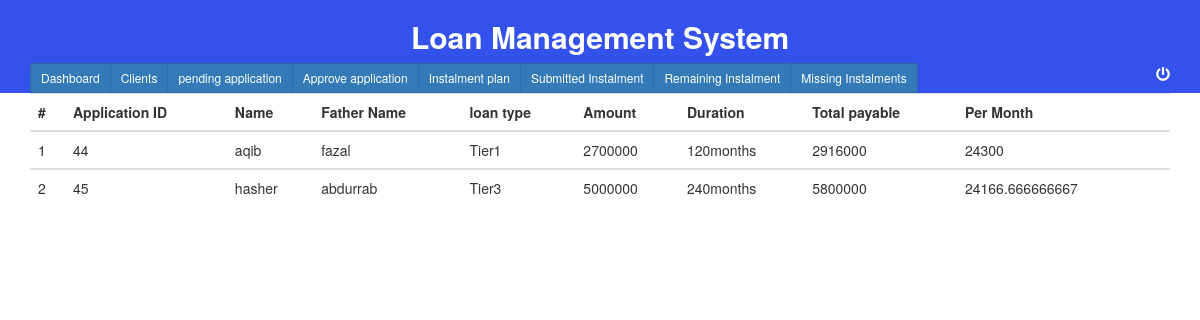
Screenshot of /officer/officerpanel.php with the database file from the repository.
### tables this page shows
CREATE TABLE `application` (
  `appid` int(11) NOT NULL,
  `username` varchar(50) NOT NULL,
  `father_name` varchar(50) NOT NULL,
  `cnic` varchar(50) NOT NULL,
  `salary` int(11) NOT NULL,
  `loan_category` varchar(50) NOT NULL,
  `amount` bigint(20) NOT NULL,
  `duration` int(11) NOT NULL,
  `status` varchar(50) NOT NULL
);

### officer/officerpanel.php (the view, shortened to what this page needs)
     <?php
require_once "header.php";
?>
<html>
<head>
</head>
<body>
<?php
	$query="SELECT * FROM application where status='approve'  ";
		$result= mysqli_query($link,$query);
?>
	<div>
	<div class="container" >
		<table class="table">
						 <thead>
							<tr>
							<th class="serial">#</th>
							<th>Application ID</th>
							<th>Name</th>
							<th>Father Name</th>
							<th>loan type</th>
							<th>Amount</th>
							<th>Duration</th>
							<th>Total payable</th>
				   			<th>Per Month</th>
							<th></th>
							 </tr
						</thead>
						<tbody>
<?php
		$i=1;
	while( $row=mysqli_fetch_assoc($result)){
		$id=$row['appid'];
		$name= $row['username'];
		$fname=$row['father_name'];
		$categ=$row['loan_category'];
		$amount=$row['amount'];
		$months=$row['duration'];
		$payable="";
	 if($months>0){
			if($months>=60){
			$first=$amount*3/100;
		}if($months>61){
			$second=$amount*5/100;
			}
			$payable=$first+$second+$amount	;
		}
if($months>120){
 if($months>=60){
			$first=$amount*5/100;
		}if($months>61){
			$second=$amount*7/100;
			}
			$payable=$first+$second+$amount	;
		}
 if($months>180){
	 if($months>=60){
			$first=$amount*7/100;
		}if($months>61){
			$second=$amount*9/100;
			}
			$payable=$first+$second+$amount	;
		}
		$permonth=$payable/$months;
?>
						<tr>
							<td class="serial"><?php echo $i++; ?></td>
							<td><?Php echo $id; ?></td>
							<td><?Php echo $name;?></td>
							<td><?Php echo $fname?></td>
							<td><?Php echo $categ?></td>
							<td><?Php echo $amount ?></td>
							<td><?Php echo $months; ?>months</td>
							<td><?Php echo $payable?></td>
							<td><?Php echo $permonth; ?></td>
						</tr>
						 </tbody>
				   </div>
<?php
							};
?>

### style.css (style rules this page uses)
body { width: 100%; }

### rows the page displays
application: appid "44", username "aqib", father_name "fazal", loan_category "Tier1", amount "2700000", duration "120", amount "2916000", permonth "24300"
application: appid "45", username "hasher", father_name "abdurrab", loan_category "Tier3", amount "5000000", duration "240", amount "5800000", permonth "24166.666666667"
